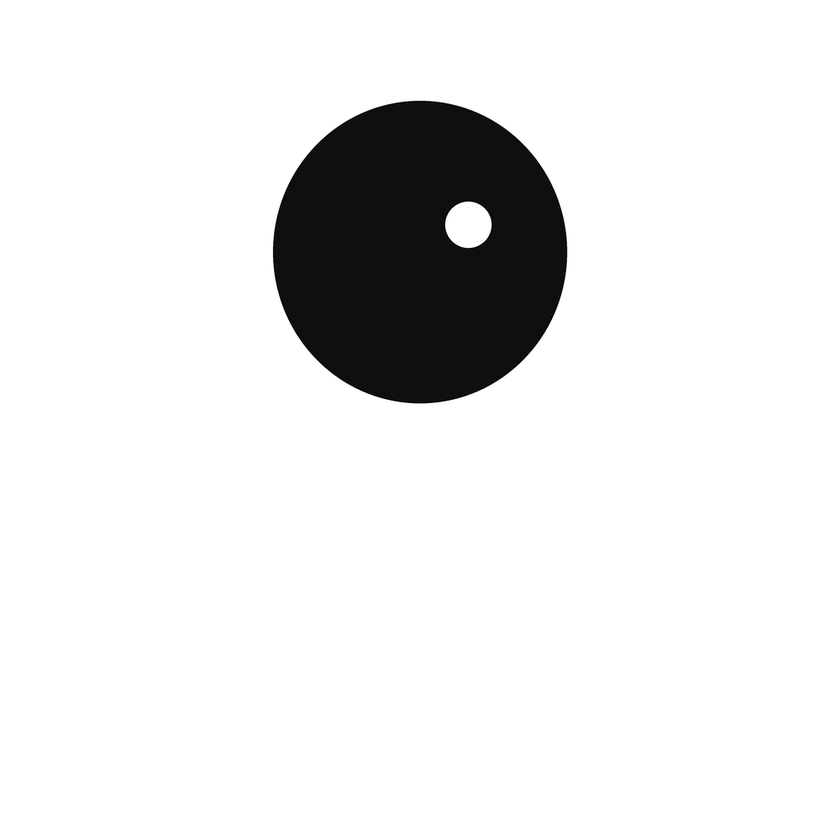
#> input picture tools/blender/gp_src/ball_00.png, 840 x 840 px, shrunk from 1000 x 1000 before the run; its folder holds only this picture in this run
$ python extract_contours.py
#> lines starting #> are read from the running program, lines starting #| are printed output that depends on the picture; after the words box and inside, x2 and y2 are one past the last pixel; in counts of white or black regions, pixels touching at a corner belong together
"""Extract clean, dense, smooth contours from raster frames (bypassing potrace).
numpy + scipy + PIL. Outputs contours.json for Blender to build GP strokes from.

Per frame: fill holes -> outer boundary; hole = filled & ~dark -> inner (eye).
Boundary pixels are ordered by angle around the region centroid (valid for the
star-convex blob/ellipse shapes here), smoothed, and arc-length resampled.
"""
import numpy as np
from scipy import ndimage
from PIL import Image
import json, glob, os

HERE = os.path.dirname(os.path.abspath(__file__))
SRC = sorted(glob.glob(os.path.join(HERE, "gp_src", "ball_*.png")))
W = H = 1000
SCALE = 4.0  # GP-space extent

def to_gp(xs, ys):
    gx = (xs / W - 0.5) * SCALE
    gy = -(ys / H - 0.5) * SCALE   # flip: image y-down -> GP y-up
    return gx, gy

def ordered_boundary(mask):
    er = ndimage.binary_erosion(mask)
    bnd = mask & ~er
    ys, xs = np.nonzero(bnd)
    if len(xs) < 8:
        return None
    cx, cy = xs.mean(), ys.mean()
    ang = np.arctan2(ys - cy, xs - cx)
    order = np.argsort(ang)
    return xs[order].astype(float), ys[order].astype(float)

def smooth_closed(a, sigma):
    return ndimage.gaussian_filter1d(a, sigma, mode='wrap')

def resample_closed(xs, ys, n):
    p = np.stack([xs, ys], 1)
    seg = np.vstack([p, p[0]])
    d = np.sqrt(((seg[1:] - seg[:-1]) ** 2).sum(1))
    cum = np.concatenate([[0], np.cumsum(d)])
    total = cum[-1]
    targets = np.linspace(0, total, n, endpoint=False)
    out = np.empty((n, 2))
    j = 0
    for k, t in enumerate(targets):
        while j + 1 < len(cum) and cum[j + 1] < t:
            j += 1
        f = (t - cum[j]) / max(cum[j + 1] - cum[j], 1e-9)
        out[k] = seg[j] * (1 - f) + seg[j + 1] * f
    return out

def contour_from_mask(mask, n, sigma=2.5):
    ob = ordered_boundary(mask)
    if ob is None:
        return None
    xs, ys = ob
    xs = smooth_closed(xs, sigma)
    ys = smooth_closed(ys, sigma)
    p = resample_closed(xs, ys, n)
    gx, gy = to_gp(p[:, 0], p[:, 1])
    return [[float(x), float(y)] for x, y in zip(gx, gy)]

frames = []
for path in SRC:
    gray = np.array(Image.open(path).convert("L"))
    dark = gray < 128
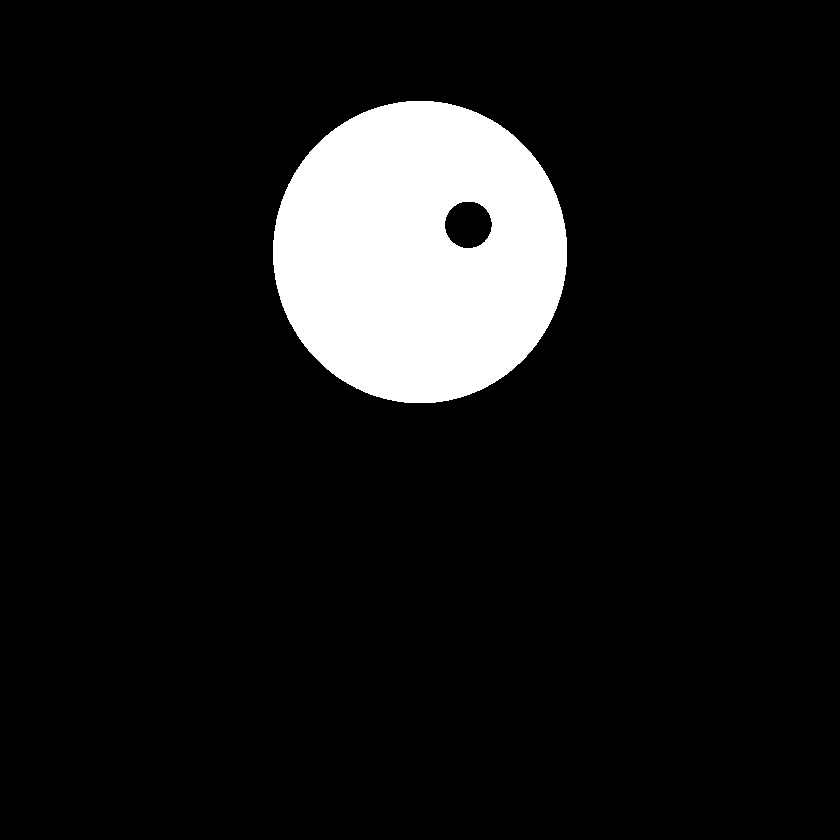
#> dark: shape (840, 840) bool; 9.7% white; 1 white region, box (x1, y1, x2, y2) and area: (273, 101, 567, 403) 68189
    filled = ndimage.binary_fill_holes(dark)
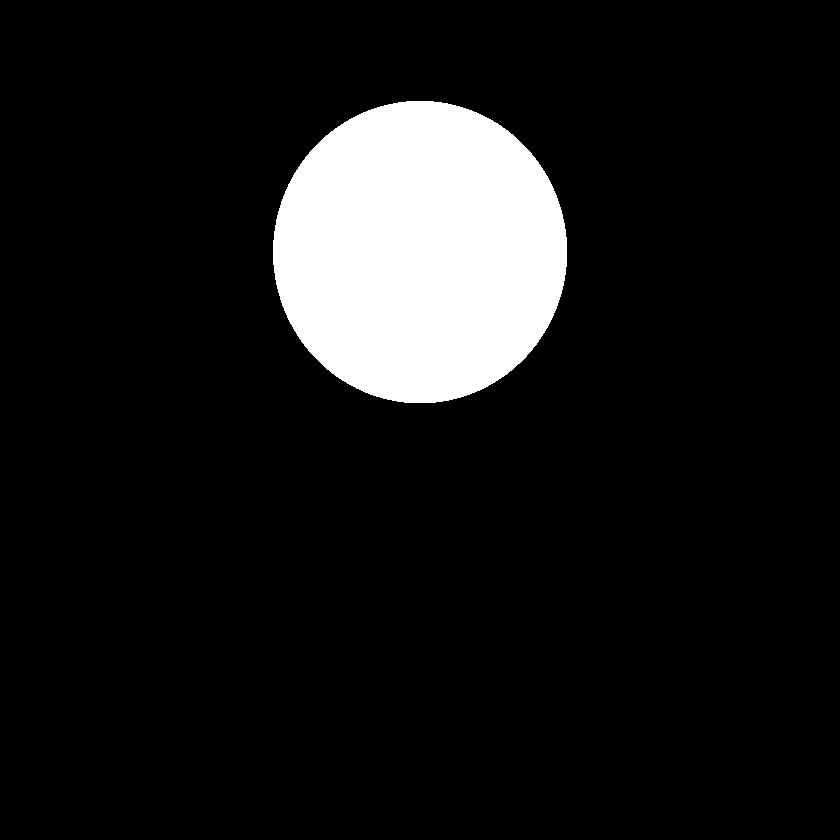
#> filled: shape (840, 840) bool; 9.9% white; 1 white region, box (x1, y1, x2, y2) and area: (273, 101, 567, 403) 69885
    hole = filled & ~dark
#> hole: shape (840, 840) bool; 0.24% white; 1 white region, box (x1, y1, x2, y2) and area: (445, 202, 492, 248) 1696
    contours = []
    outer = contour_from_mask(filled, 160)
#> in ordered_boundary, `er = ndimage.binary_erosion(mask)`:
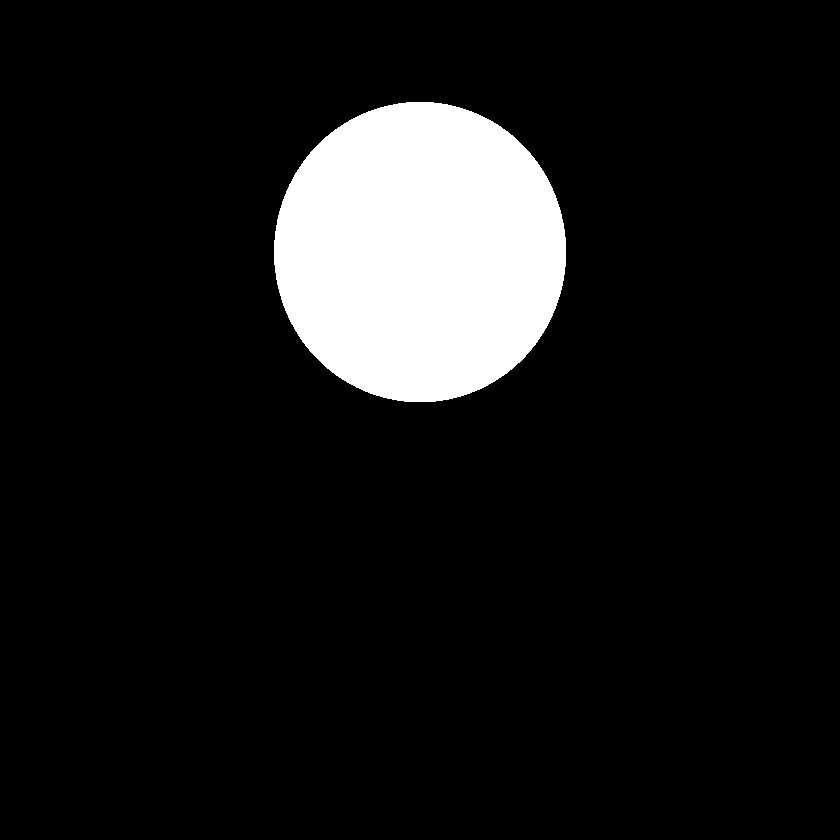
#> er: shape (840, 840) bool; 9.8% white; 1 white region, box (x1, y1, x2, y2) and area: (274, 102, 566, 402) 69044
#> in ordered_boundary, `bnd = mask & ~er`:
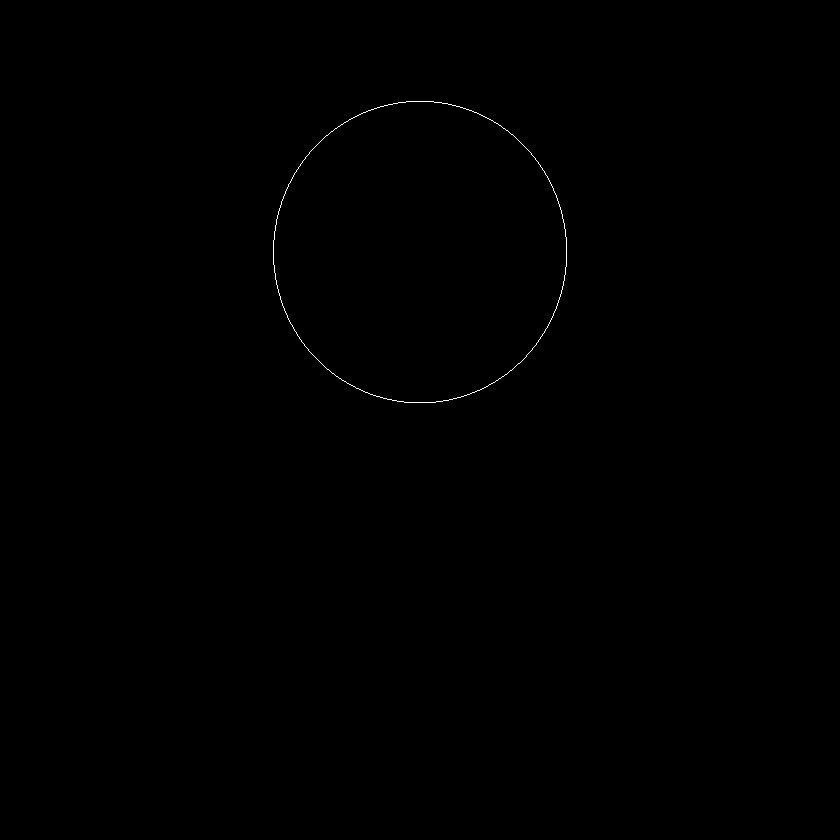
#> bnd: shape (840, 840) bool; 0.12% white in thin lines or dots, all inside (x1, y1, x2, y2) = (273, 101, 567, 403)
#> in ordered_boundary, `ys, xs = np.nonzero(bnd)`: ys = 841 values from 101 to 402; xs = 841 values, max 566 at index 391, min 273 at index 396, mean 419.7
#> in ordered_boundary, `cx, cy = xs.mean(), ys.mean()`: cx = 419.7; cy = 251.7
#> in ordered_boundary, `ang = np.arctan2(ys - cy, xs - cx)`: ang = 841 values, max 3.14 at index 420, min -3.14 at index 418, mean 0.001
#> in ordered_boundary, `order = np.argsort(ang)`: order = 841 values, max 840 at index 615, min 0 at index 196, mean 420
#> in contour_from_mask, `xs, ys = ob`: xs = 841 values, max 566 at index 405, min 273 at index 0, mean 419.7; ys = 841 values, max 402 at index 615, min 101 at index 196, mean 251.7
#> in contour_from_mask, `xs = smooth_closed(xs, sigma)`: xs = 841 values, max 566 at index 415, min 273 at index 0, mean 419.7
#> in contour_from_mask, `ys = smooth_closed(ys, sigma)`: ys = 841 values, max 402 at index 625, min 101 at index 206, mean 251.7
#> in resample_closed, `p = np.stack([xs, ys], 1)`: p = 841 pairs, first value 273 to 566, second value 101 to 402
#> in resample_closed, `seg = np.vstack([p, p[0]])`: seg = 842 pairs, first value 273 to 566, second value 101 to 402
#> in resample_closed, `d = np.sqrt(((seg[1:] - seg[:-1]) ** 2).sum(1))`: d = 841 values, max 1.41 at index 732, min 1 at index 634, mean 1.11
#> in resample_closed, `cum = np.concatenate([[0], np.cumsum(d)])`: cum = 842 values from 0 to 934.5
#> in resample_closed, `total = cum[-1]`: total = 934.5
#> the loop in resample_closed, `for k, t in enumerate(targets):` made 160 passes
#> f on passes 1 to 3: 0, 0.84, 0.651
#> after the loop in resample_closed, `for k, t in enumerate(targets):`: j = 835; out = 160 pairs, first value 273 to 566, second value 101 to 402
#> in contour_from_mask, `p = resample_closed(xs, ys, n)`: p has the same summary as out in resample_closed
#> in to_gp, `gx = (xs / W - 0.5) * SCALE`: gx = 160 values, max 0.264 at index 80, min -0.908 at index 0, mean -0.322
#> in to_gp, `gy = -(ys / H - 0.5) * SCALE`: gy = 160 values, max 1.6 at index 40, min 0.392 at index 119, mean 0.994
#> outer = 160 pairs, first value -0.908 to 0.264, second value 0.392 to 1.6
    if outer:
        contours.append({"pts": outer, "cyclic": True})
    if hole.sum() > 30:
        eye = contour_from_mask(hole, 48)
#> in ordered_boundary (call 2), `bnd = mask & ~er`:
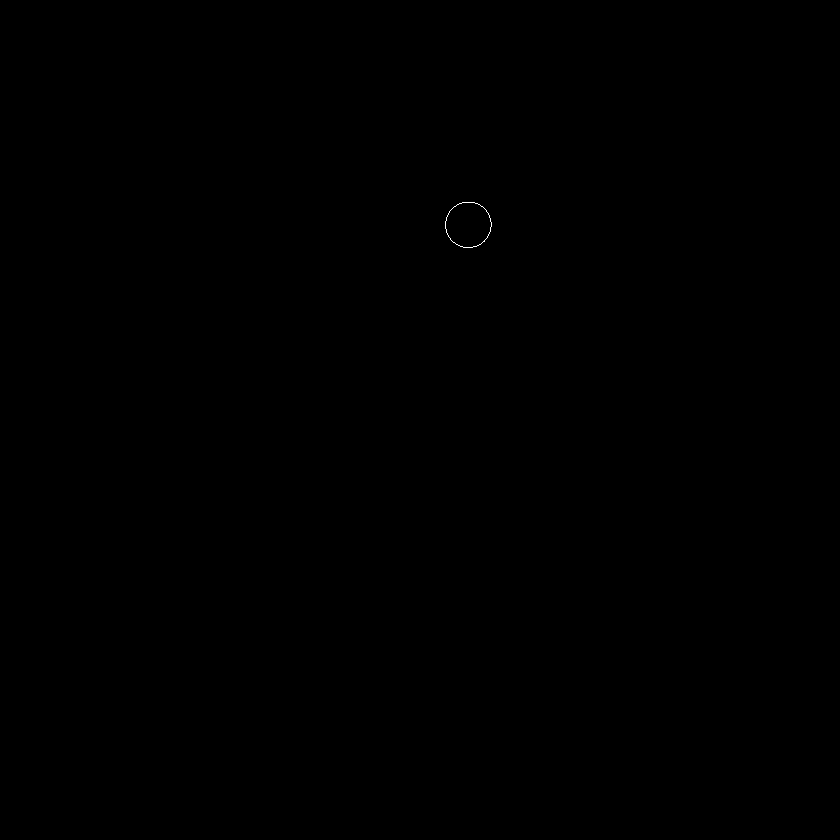
#> bnd: shape (840, 840) bool; 0.02% white in thin lines or dots, all inside (x1, y1, x2, y2) = (445, 202, 492, 248)
#> in ordered_boundary (call 2), `ys, xs = np.nonzero(bnd)`: ys = 130 values from 202 to 247; xs = 130 values, max 491 at index 60, min 445 at index 57, mean 467.9
#> in ordered_boundary (call 2), `cx, cy = xs.mean(), ys.mean()`: cx = 467.9; cy = 224.4
#> in ordered_boundary (call 2), `ang = np.arctan2(ys - cy, xs - cx)`: ang = 130 values, max 3.12 at index 65, min -3.12 at index 63, mean 0.000301
#> in ordered_boundary (call 2), `order = np.argsort(ang)`: order = 130 values, max 129 at index 93, min 0 at index 26, mean 64.5
#> the loop in resample_closed (call 2), `for k, t in enumerate(targets):` made 48 passes
#> f on passes 1 to 8: 0, 0.939, 0.813, 0.593, 0.238, 0.717, 0.0545, 0.402
#> eye = 48 pairs, first value -0.22 to -0.0374, second value 1.01 to 1.19
        if eye:
            contours.append({"pts": eye, "cyclic": True})
    # roundness check on outer
    p = np.array(outer)
#> p has the same summary as outer
    c = p.mean(0)
#> c = [-0.322, 0.994]
    r = np.sqrt(((p - c) ** 2).sum(1))
#> r = 160 values, max 0.604 at index 38, min 0.586 at index 80, mean 0.595
    print(f"{os.path.basename(path)}: {len(contours)} contours, outer {len(outer)} pts, "
          f"radius min={r.min():.3f} max={r.max():.3f} (round=>min~max)")
#| ball_00.png: 2 contours, outer 160 pts, radius min=0.586 max=0.604 (round=>min~max)
    frames.append({"contours": contours})

out = os.path.join(HERE, "contours.json")
with open(out, "w") as f:
    json.dump({"frames": frames}, f)
print("wrote", out)

$ run again, on tools/blender/gp_src/ball_01.png
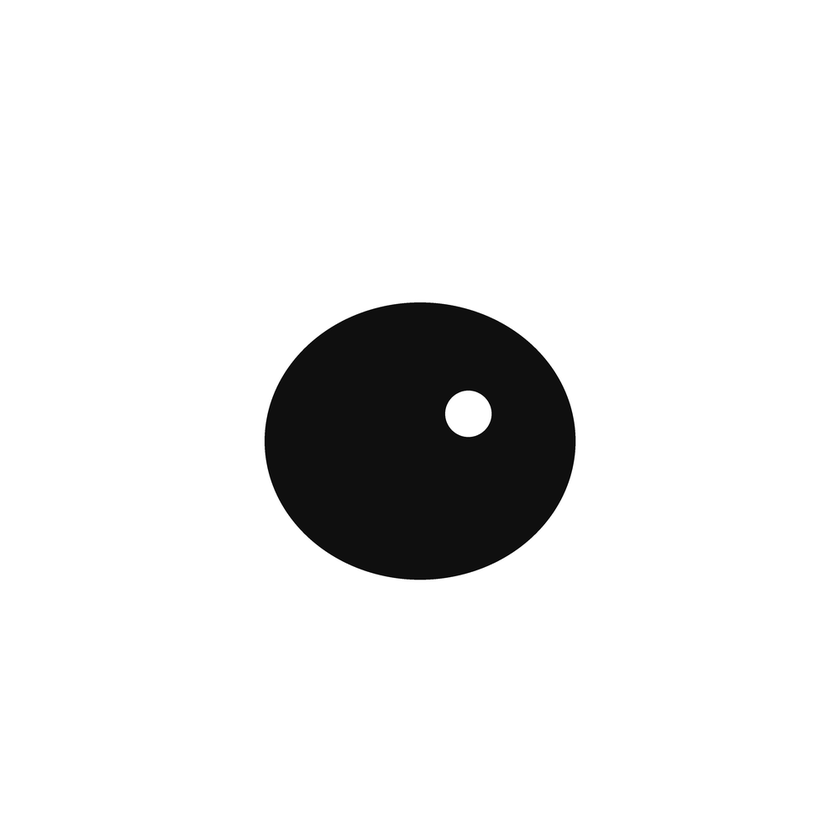
#> input picture tools/blender/gp_src/ball_01.png, 840 x 840 px, shrunk from 1000 x 1000 before the run
#> `dark = gray < 128`:
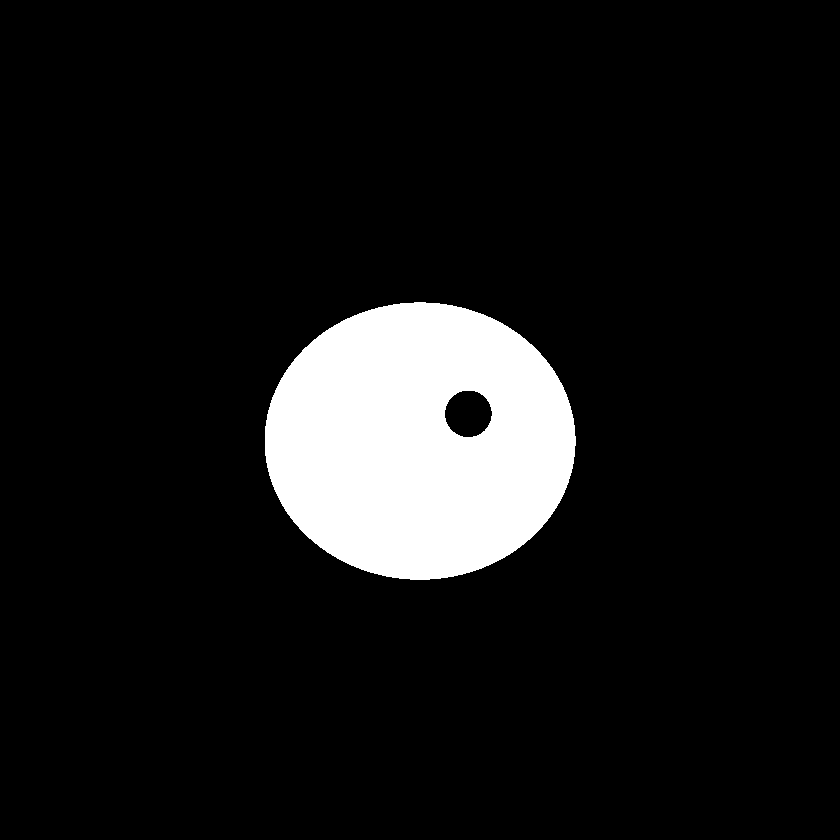
#> dark: shape (840, 840) bool; 9.4% white; 1 white region, box (x1, y1, x2, y2) and area: (265, 302, 576, 580) 66047
#> filled: shape (840, 840) bool; 9.6% white; 1 white region, box (x1, y1, x2, y2) and area: (265, 302, 576, 580) 67743
#> hole: shape (840, 840) bool; 0.24% white; 1 white region, box (x1, y1, x2, y2) and area: (445, 391, 492, 437) 1696
#> er: shape (840, 840) bool; 9.5% white; 1 white region, box (x1, y1, x2, y2) and area: (266, 303, 575, 579) 66911
#> in ordered_boundary, `bnd = mask & ~er`:
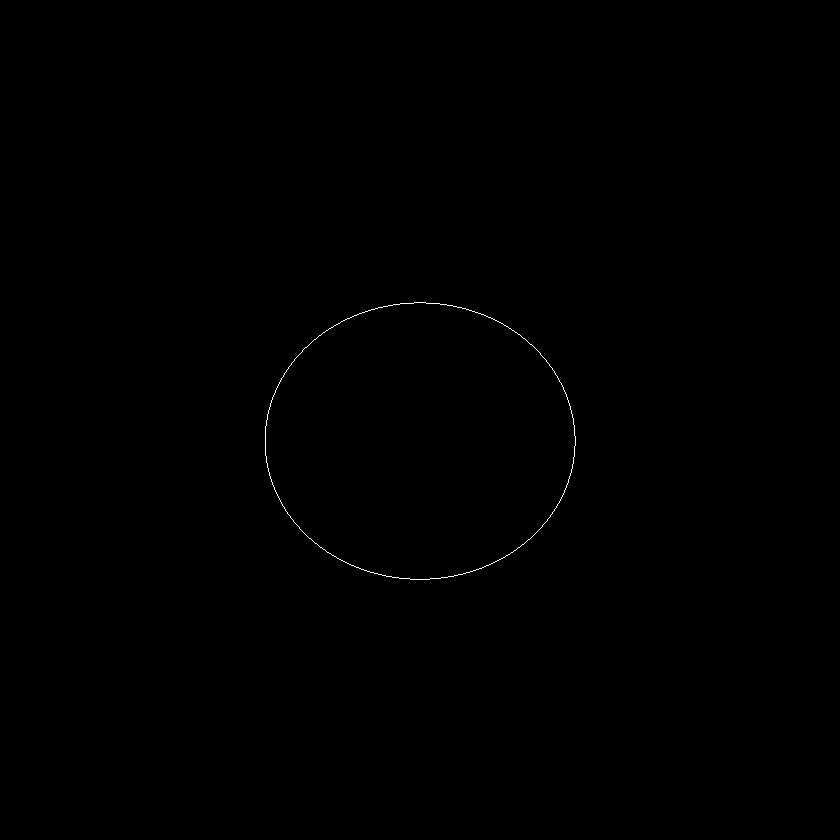
#> bnd: shape (840, 840) bool; 0.12% white in thin lines or dots, all inside (x1, y1, x2, y2) = (265, 302, 576, 580)
#> in ordered_boundary, `ys, xs = np.nonzero(bnd)`: ys = 832 values from 302 to 579; xs = 832 values, max 575 at index 407, min 265 at index 386, mean 419.6
#> cx = 419.6; cy = 440.6
#> ang = 832 values, max 3.14 at index 416, min -3.14 at index 414, mean -1.99e-05
#> order = 832 values, max 831 at index 614, min 0 at index 202, mean 415.5
#> in contour_from_mask, `xs, ys = ob`: xs = 832 values, max 575 at index 411, min 265 at index 0, mean 419.6; ys = 832 values, max 579 at index 614, min 302 at index 202, mean 440.6
#> in contour_from_mask, `xs = smooth_closed(xs, sigma)`: xs = 832 values, max 575 at index 415, min 265 at index 0, mean 419.6
#> in contour_from_mask, `ys = smooth_closed(ys, sigma)`: ys = 832 values, max 579 at index 623, min 302 at index 207, mean 440.6
#> in resample_closed, `p = np.stack([xs, ys], 1)`: p = 832 pairs, first value 265 to 575, second value 302 to 579
#> seg = 833 pairs, first value 265 to 575, second value 302 to 579
#> d = 832 values, max 1.41 at index 507, min 1 at index 828, mean 1.11
#> cum = 833 values from 0 to 922.2
#> total = 922.2
#> the loop in resample_closed, `for k, t in enumerate(targets):` made 160 passes
#> f on passes 1 to 3: 0, 0.764, 0.525
#> after the loop in resample_closed, `for k, t in enumerate(targets):`: j = 826; out = 160 pairs, first value 265 to 574.9, second value 302 to 579
#> in contour_from_mask, `p = resample_closed(xs, ys, n)`: p has the same summary as out in resample_closed
#> in to_gp, `gx = (xs / W - 0.5) * SCALE`: gx = 160 values, max 0.3 at index 80, min -0.94 at index 0, mean -0.322
#> in to_gp, `gy = -(ys / H - 0.5) * SCALE`: gy = 160 values, max 0.792 at index 40, min -0.316 at index 120, mean 0.238
#> outer = 160 pairs, first value -0.94 to 0.3, second value -0.316 to 0.792
#> er: shape (840, 840) bool; 0.22% white; 1 white region, box (x1, y1, x2, y2) and area: (446, 392, 491, 436) 1566
#> bnd: shape (840, 840) bool; 0.02% white in thin lines or dots, all inside (x1, y1, x2, y2) = (445, 391, 492, 437)
#> the loop in resample_closed (call 2), `for k, t in enumerate(targets):` made 48 passes
#> f on passes 1 to 8: 0, 0.939, 0.813, 0.593, 0.238, 0.717, 0.0545, 0.402
#> eye = 48 pairs, first value -0.22 to -0.0374, second value 0.256 to 0.436
#> `p = np.array(outer)`: p has the same summary as outer
#> c = [-0.322, 0.238]
#> r = 160 values, max 0.621 at index 80, min 0.552 at index 38, mean 0.586
#| ball_01.png: 2 contours, outer 160 pts, radius min=0.552 max=0.621 (round=>min~max)
